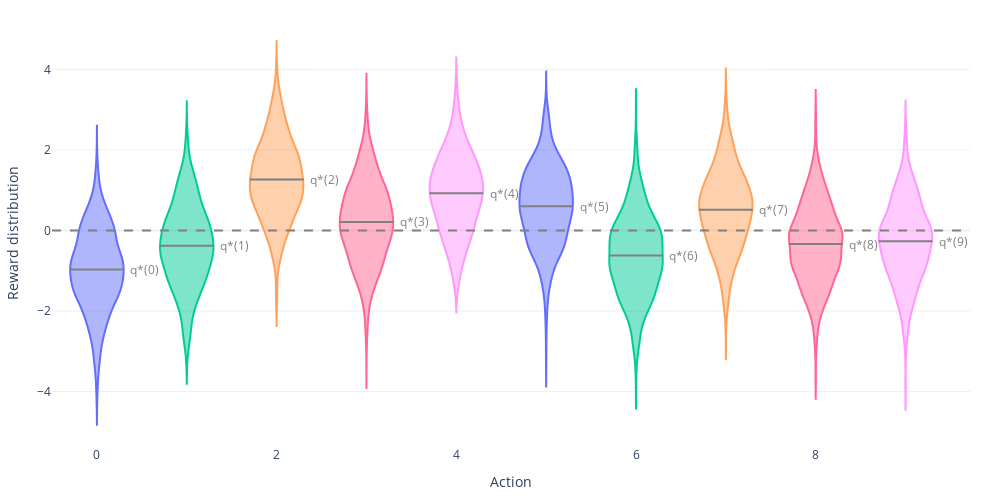

Notebook code for this chart:
### Markdown cell above
An example bandit problem of 10 arms. The true value $q_*(a)$ of each of the ten actions was selected according to a normal distribution with mean zero and unit variance, and then the actual rewards were selected according to a mean $q_*(a)$ unit variance normal distribution, as suggested by these distributions.
___

### Code cell
plot_bandit_reward_distribution(n_actions=N_ACTIONS, n_steps=1_000, seed=SEED)

### Figure 1 — Plotly figure (JSON) as saved in the notebook; plotly's stock layout.template omitted (floating-point values rounded to 4 significant figures; data arrays with more than 128 entries replaced by an {"elided": "..."} marker saying what was removed)
{"data": [{"name": "Action 0", "points": false, "scalemode": "count", "showlegend": false, "type": "violin", "x": {"elided": "1000 float values"}, "y": {"elided": "1000 float values"}}, {"hovertemplate": "q*(0) = -0.965<extra></extra>", "line": {"color": "gray", "width": 2}, "mode": "lines", "showlegend": false, "type": "scatter", "x": [-0.3, 0.3], "y": [-0.965, -0.965]}, {"name": "Action 1", "points": false, "scalemode": "count", "showlegend": false, "type": "violin", "x": {"elided": "1000 float values"}, "y": {"elided": "1000 float values"}}, {"hovertemplate": "q*(1) = -0.376<extra></extra>", "line": {"color": "gray", "width": 2}, "mode": "lines", "showlegend": false, "type": "scatter", "x": [0.7, 1.3], "y": [-0.3757, -0.3757]}, {"name": "Action 2", "points": false, "scalemode": "count", "showlegend": false, "type": "violin", "x": {"elided": "1000 float values"}, "y": {"elided": "1000 float values"}}, {"hovertemplate": "q*(2) = 1.270<extra></extra>", "line": {"color": "gray", "width": 2}, "mode": "lines", "showlegend": false, "type": "scatter", "x": [1.7, 2.3], "y": [1.27, 1.27]}, {"name": "Action 3", "points": false, "scalemode": "count", "showlegend": false, "type": "violin", "x": {"elided": "1000 float values"}, "y": {"elided": "1000 float values"}}, {"hovertemplate": "q*(3) = 0.215<extra></extra>", "line": {"color": "gray", "width": 2}, "mode": "lines", "showlegend": false, "type": "scatter", "x": [2.7, 3.3], "y": [0.2155, 0.2155]}, {"name": "Action 4", "points": false, "scalemode": "count", "showlegend": false, "type": "violin", "x": {"elided": "1000 float values"}, "y": {"elided": "1000 float values"}}, {"hovertemplate": "q*(4) = 0.925<extra></extra>", "line": {"color": "gray", "width": 2}, "mode": "lines", "showlegend": false, "type": "scatter", "x": [3.7, 4.3], "y": [0.9254, 0.9254]}, {"name": "Action 5", "points": false, "scalemode": "count", "showlegend": false, "type": "violin", "x": {"elided": "1000 float values"}, "y": {"elided": "1000 float values"}}, {"hovertemplate": "q*(5) = 0.605<extra></extra>", "line": {"color": "gray", "width": 2}, "mode": "lines", "showlegend": false, "type": "scatter", "x": [4.7, 5.3], "y": [0.6045, 0.6045]}, {"name": "Action 6", "points": false, "scalemode": "count", "showlegend": false, "type": "violin", "x": {"elided": "1000 float values"}, "y": {"elided": "1000 float values"}}, {"hovertemplate": "q*(6) = -0.619<extra></extra>", "line": {"color": "gray", "width": 2}, "mode": "lines", "showlegend": false, "type": "scatter", "x": [5.7, 6.3], "y": [-0.6191, -0.6191]}, {"name": "Action 7", "points": false, "scalemode": "count", "showlegend": false, "type": "violin", "x": {"elided": "1000 float values"}, "y": {"elided": "1000 float values"}}, {"hovertemplate": "q*(7) = 0.516<extra></extra>", "line": {"color": "gray", "width": 2}, "mode": "lines", "showlegend": false, "type": "scatter", "x": [6.7, 7.3], "y": [0.5157, 0.5157]}, {"name": "Action 8", "points": false, "scalemode": "count", "showlegend": false, "type": "violin", "x": {"elided": "1000 float values"}, "y": {"elided": "1000 float values"}}, {"hovertemplate": "q*(8) = -0.336<extra></extra>", "line": {"color": "gray", "width": 2}, "mode": "lines", "showlegend": false, "type": "scatter", "x": [7.7, 8.3], "y": [-0.3363, -0.3363]}, {"name": "Action 9", "points": false, "scalemode": "count", "showlegend": false, "type": "violin", "x": {"elided": "1000 float values"}, "y": {"elided": "1000 float values"}}, {"hovertemplate": "q*(9) = -0.266<extra></extra>", "line": {"color": "gray", "width": 2}, "mode": "lines", "showlegend": false, "type": "scatter", "x": [8.7, 9.3], "y": [-0.2655, -0.2655]}], "layout": {"annotations": [{"font": {"color": "gray"}, "showarrow": false, "text": "q*(0)", "x": 0.35, "xanchor": "left", "y": -0.965, "yanchor": "middle"}, {"font": {"color": "gray"}, "showarrow": false, "text": "q*(1)", "x": 1.35, "xanchor": "left", "y": -0.3757, "yanchor": "middle"}, {"font": {"color": "gray"}, "showarrow": false, "text": "q*(2)", "x": 2.35, "xanchor": "left", "y": 1.27, "yanchor": "middle"}, {"font": {"color": "gray"}, "showarrow": false, "text": "q*(3)", "x": 3.35, "xanchor": "left", "y": 0.2155, "yanchor": "middle"}, {"font": {"color": "gray"}, "showarrow": false, "text": "q*(4)", "x": 4.35, "xanchor": "left", "y": 0.9254, "yanchor": "middle"}, {"font": {"color": "gray"}, "showarrow": false, "text": "q*(5)", "x": 5.35, "xanchor": "left", "y": 0.6045, "yanchor": "middle"}, {"font": {"color": "gray"}, "showarrow": false, "text": "q*(6)", "x": 6.35, "xanchor": "left", "y": -0.6191, "yanchor": "middle"}, {"font": {"color": "gray"}, "showarrow": false, "text": "q*(7)", "x": 7.35, "xanchor": "left", "y": 0.5157, "yanchor": "middle"}, {"font": {"color": "gray"}, "showarrow": false, "text": "q*(8)", "x": 8.35, "xanchor": "left", "y": -0.3363, "yanchor": "middle"}, {"font": {"color": "gray"}, "showarrow": false, "text": "q*(9)", "x": 9.35, "xanchor": "left", "y": -0.2655, "yanchor": "middle"}], "height": 500, "margin": {"b": 40, "l": 50, "r": 30, "t": 20}, "shapes": [{"line": {"color": "gray", "dash": "dash"}, "type": "line", "x0": 0, "x1": 1, "xref": "x domain", "y0": 0, "y1": 0, "yref": "y"}], "violingap": 0.15, "width": 1000, "xaxis": {"title": {"text": "Action"}}, "yaxis": {"title": {"text": "Reward distribution"}}}}
